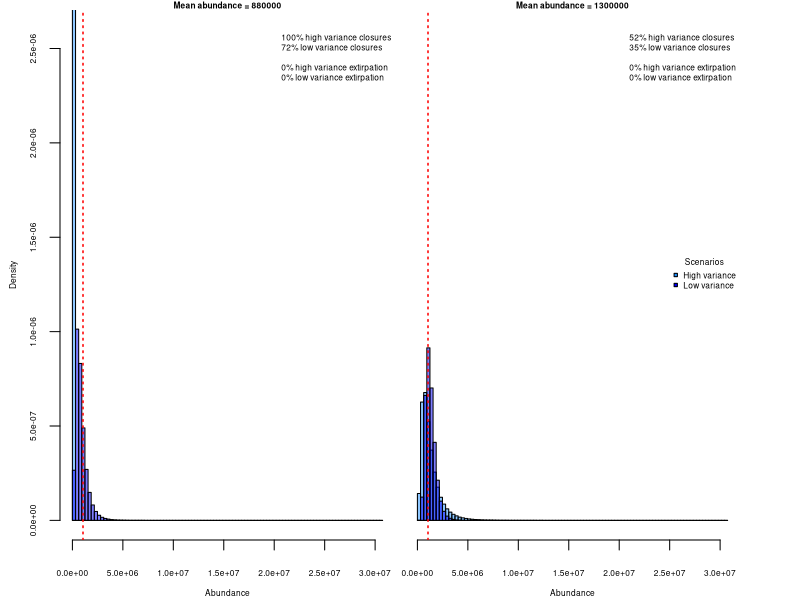

The R script that drew this image:
txtSize <- 0.5
Corner_text <- function(text, location="topright",...)
{
  legend(location,legend=text, bty ="n", pch=NA,...)
}


jpeg("comparing time periods.jpeg",width=7,height=4,units="in",res=800)
escape1 <- 0.88e6
escape2 <- 0.88e6
cv1 <- 1.005
cv1_log <- sqrt(log(1+(cv1*escape1)^2/(escape1^2)))
mu1_log <- log((escape1^2)/sqrt(escape1^2+(cv1*escape1)^2))
cv2 <- 0.677
cv2_log <- sqrt(log(1+(((cv2*escape2)^2)/(escape2^2))))
thresh <- 1.05e6
escape1.boot <- pmax(0,dlnorm(1e6,meanlog=log(escape1)-cv1_log^2/2,sdlog=cv1_log))
escape2.boot <- pmax(0,rlnorm(1e6,meanlog=log(escape2)-cv2_log^2/2,sdlog=cv2_log))
escape3 <- 1.3e6
escape4 <- 1.3e6
cv3 <- 1.005
cv3_log <- log(1+(cv3*escape3)^2/(escape3^2))
cv4 <- 0.677
cv4_log <- log(1+(cv4*escape4)^2/(escape4^2))
thresh <- 1.05e6
escape3.boot <- pmax(0,rlnorm(1e6,meanlog=log(escape3)-cv3_log^2/2,sdlog=cv3_log))
escape4.boot <- pmax(0,rlnorm(1e6,meanlog=log(escape4)-cv4_log^2/2,sdlog=cv4_log))


brk.seq <- seq(min(escape1.boot,escape2.boot,escape3.boot,escape4.boot)-1,max(escape1.boot,escape2.boot,escape3.boot,escape4.boot)+1,length=100)

layout(matrix(1:2,ncol=2))
par(mar=c(3,2,1,0),mai=c(0.6,0.6,0.1,0.05))
hist(escape1.boot,breaks=brk.seq,col=adjustcolor("dodgerblue",0.5),freq=FALSE,ylim=c(0,26e-7),main=paste("Mean abundance = ",escape1,sep=""),xlab="",cex.axis=txtSize,cex.lab=txtSize,cex.main=txtSize,xlim=c(0,max(brk.seq)),ylab="")
mtext("Abundance",side=1,line=2,cex=txtSize)
mtext("Density",side=2,line=2,cex=txtSize)
hist(escape2.boot,breaks=brk.seq,col=adjustcolor("blue",0.5),add=TRUE,freq=FALSE)
perc_clos1 <- round(100*sum(escape1.boot<=thresh)/length(escape1.boot),0)
perc_clos2 <- round(100*sum(escape2.boot<=thresh)/length(escape2.boot),0)
perc_extinc1 <- round(100*sum(escape1.boot<=0)/length(escape1.boot),0)
perc_extinc2 <- round(100*sum(escape2.boot<=0)/length(escape2.boot),0)
Corner_text(paste(perc_clos1,"% high variance closures","\n",perc_clos2,"% low variance closures","\n\n",perc_extinc1,"% high variance extirpation","\n",perc_extinc2,"% low variance extirpation",sep=""),"topright",cex=txtSize)
abline(v=thresh,lwd=3*txtSize,lty=3,col="red")

par(mar=c(0,2,1,3),mai=c(0.6,0.05,0.1,0.6))
hist(escape3.boot,breaks=brk.seq,col=adjustcolor("dodgerblue",0.5),freq=FALSE,ylim=c(0,26e-7),main=paste("Mean abundance = ",escape3,sep=""),xlab="",cex.axis=txtSize,cex.lab=txtSize,cex.main=txtSize,xlim=c(0,max(brk.seq)),yaxt="n")
mtext("Abundance",side=1,line=2,cex=txtSize)

hist(escape4.boot,breaks=brk.seq,col=adjustcolor("blue",0.5),add=TRUE,freq=FALSE)
perc_clos3 <- round(100*sum(escape3.boot<=thresh)/length(escape3.boot),0)
perc_clos4 <- round(100*sum(escape4.boot<=thresh)/length(escape4.boot),0)
perc_extinc3 <- round(100*sum(escape3.boot<=0)/length(escape3.boot),0)
perc_extinc4 <- round(100*sum(escape4.boot<=0)/length(escape4.boot),0)
Corner_text(paste(perc_clos3,"% high variance closures","\n",perc_clos4,"% low variance closures","\n\n",perc_extinc3,"% high variance extirpation","\n",perc_extinc4,"% low variance extirpation",sep=""),"topright",cex=txtSize)
legend("right",c("High variance","Low variance"),pch=22,pt.bg=c("dodgerblue","blue"),bty="n",title="Scenarios",cex=txtSize)
abline(v=thresh,lwd=3*txtSize,lty=3,col="red")
dev.off()
